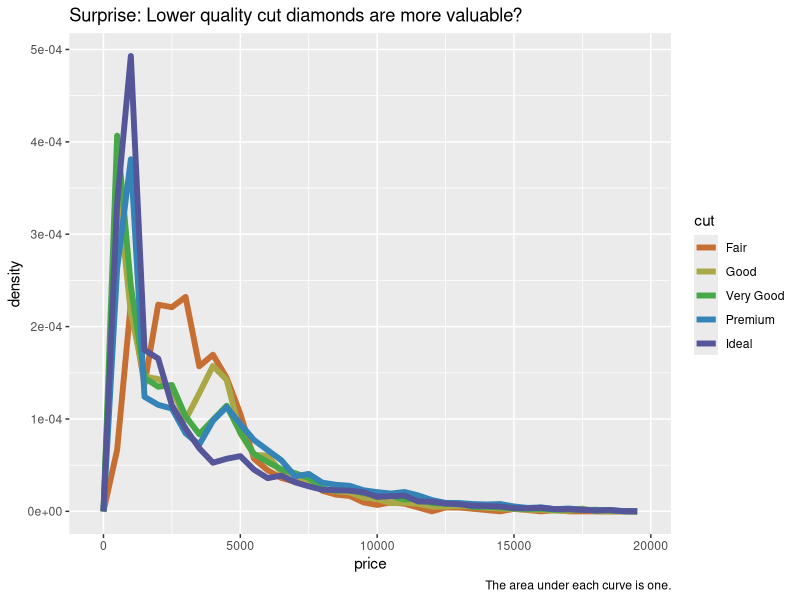
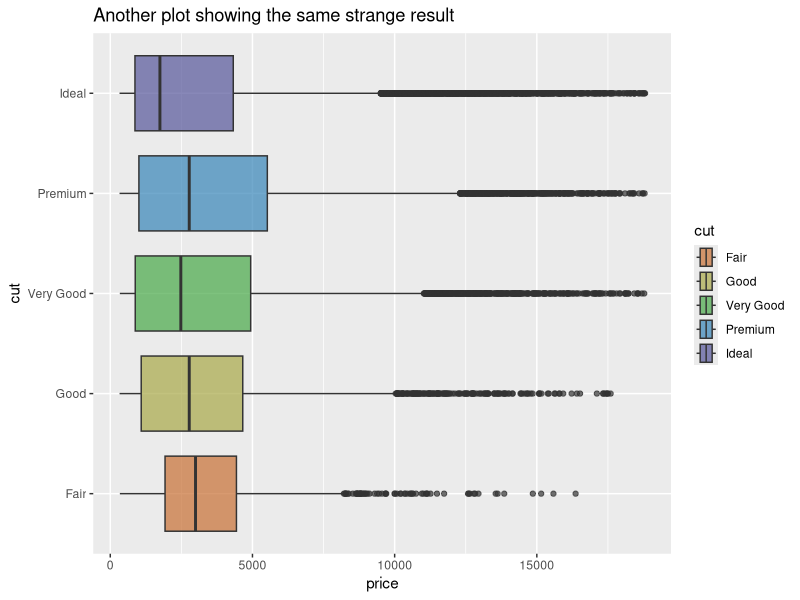
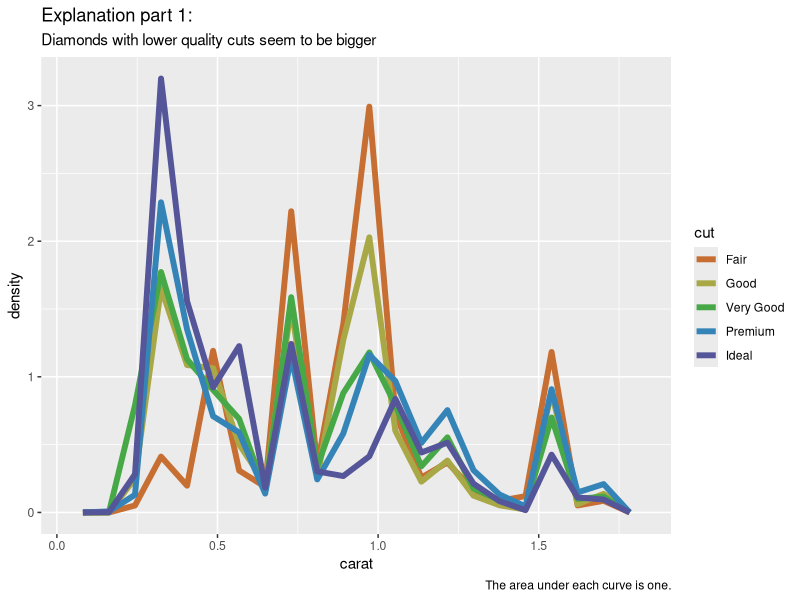
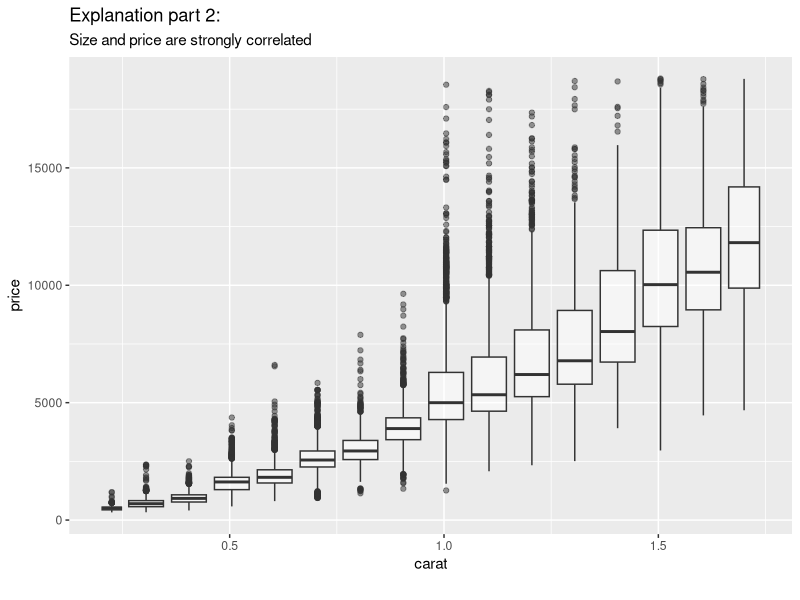
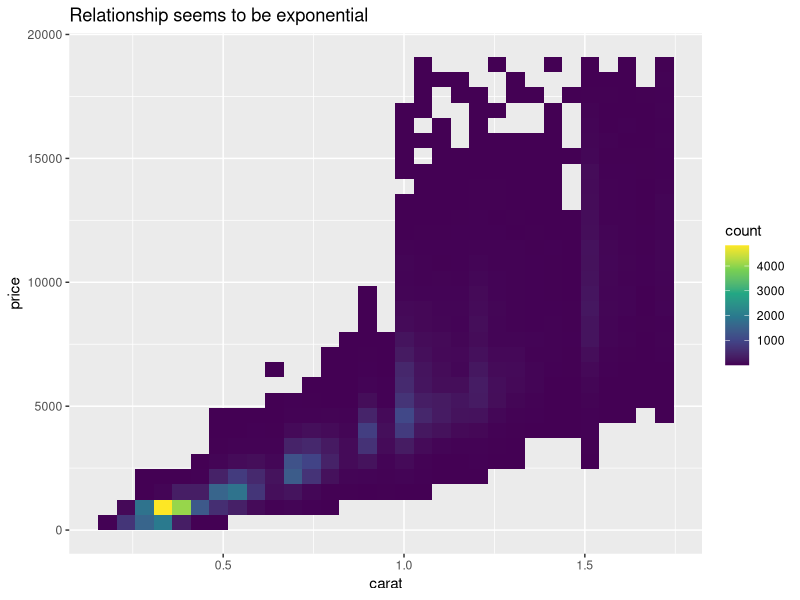
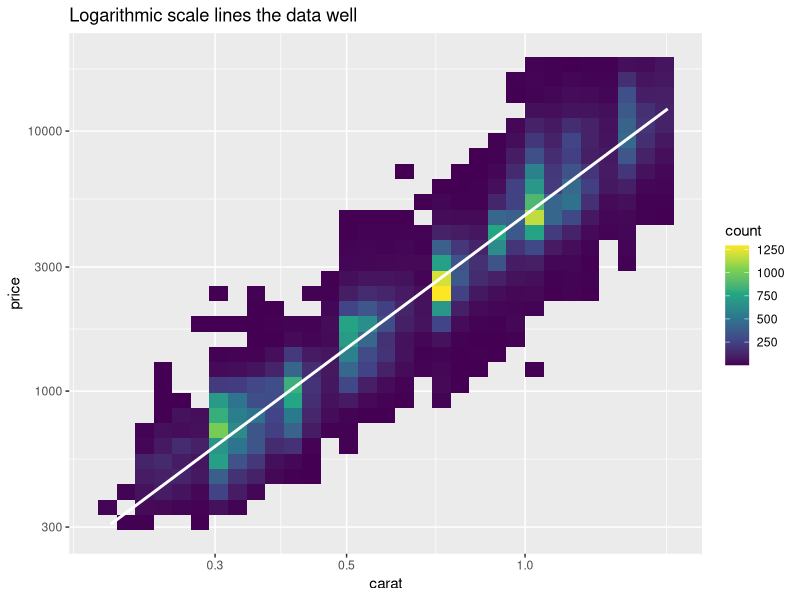
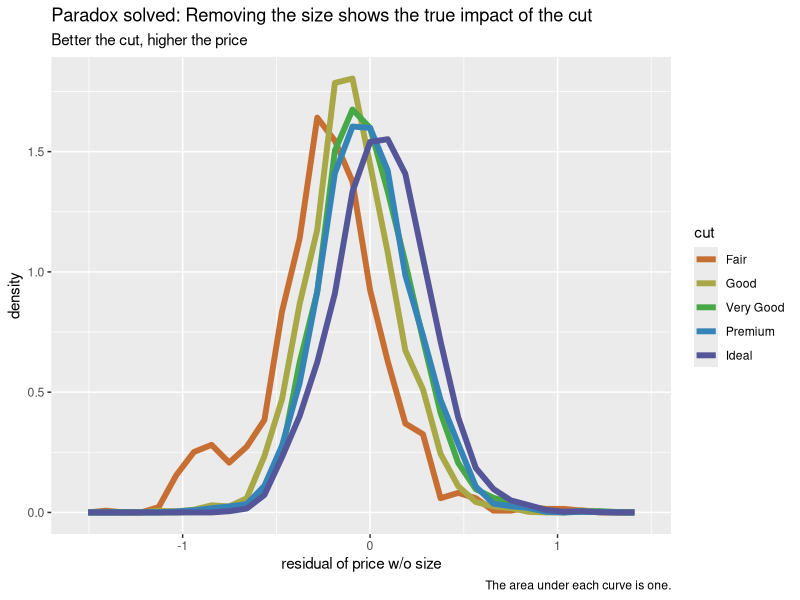
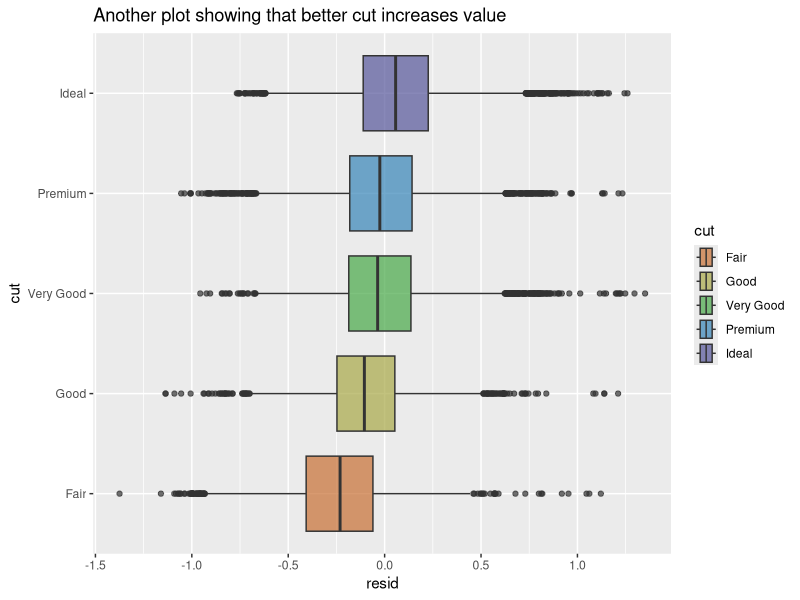

These charts were generated, in order, by the following R code:
## ---- chunk 1
knitr::opts_chunk$set(echo = TRUE)
## ---- chunk 2
library(tidyverse)
library(modelr)

cut_colors = c("#C76E32", "#A8A846", "#46A846",
               "#3584B8", "#555599")
## ---- chunk 3
diamonds |>
  group_by(cut) |>
  slice_max(order_by = price, n = 2)
## ---- chunk 4
d <- diamonds |>
  filter(carat < 1.75)

paste("Only", nrow(diamonds) - nrow(d), "rows were removed.")

## ---- chunk 5
d |>
  group_by(cut) |>
  slice_max(order_by = price, n = 2)
## ---- chunk 6
ggplot(d, aes(price, after_stat(density), colour = cut)) +
  geom_freqpoly(binwidth = 500, size = 2) +
  scale_color_manual(values = cut_colors) +
  labs(title = "Surprise: Lower quality cut diamonds are more valuable?",
       caption = "The area under each curve is one.")
## ---- chunk 7
ggplot(d, mapping = aes(x = price, fill = cut))+
  geom_boxplot(aes(y = cut), alpha = 0.7) +
  scale_fill_manual(values = cut_colors) +
  labs(title = "Another plot showing the same strange result")
## ---- chunk 8
ggplot(d, aes(x = carat, y = after_stat(density))) +
  geom_freqpoly(aes(colour = cut), size = 2, bins = 20) +
  scale_color_manual(values = cut_colors) +
  labs(title = "Explanation part 1:",
       subtitle= "Diamonds with lower quality cuts seem to be bigger",
       caption = "The area under each curve is one.")
## ---- chunk 9
ggplot(d, aes(x = carat, y = price)) + 
  geom_boxplot(aes(group = cut_width(carat, 0.1)), alpha = 0.5) +
  labs(title = "Explanation part 2:",
       subtitle= "Size and price are strongly correlated",
       caption = "")
## ---- chunk 10
ggplot(d, aes(carat, price)) +
  geom_bin2d() +
  scale_fill_continuous(type = "viridis") +
  labs(title = "Relationship seems to be exponential")
## ---- chunk 11
ggplot(d, aes(carat, price)) +
  geom_bin2d() +
  scale_fill_continuous(type = "viridis") +
  geom_smooth(formula = y ~ x, method = "lm", color = "white") +
  scale_x_log10() + 
  scale_y_log10() +
  labs(title = "Logarithmic scale lines the data well")
## ---- chunk 12
model <- lm(log(price) ~ log(carat), d) 
paste0("Linear model for unmodified data gives R-squared of ",
      round(summary(lm(price ~ carat, d))$r.squared, 2),
      ", but the logarithmic data gives ",
      round(summary(model)$r.squared, 2),
      ".")
## ---- chunk 13
d |>
  lm(model, data = _) |>
  modelr::add_residuals(d, model = _) -> d
## ---- chunk 14
slope = summary(model)$coefficients[2]
intercept = summary(model)$coefficients[1]
paste0("The formula given by linear model is ",
       round(slope, 2),
       " * log(carat) + ",
       round(intercept, 2),
       " == log(price). It can explain ",
       round(summary(model)$r.squared[1]*100),
       " % of the variation of a diamond's price.")
## ---- chunk 15
d |>
  slice_min(abs(resid), n = 3, with_ties = FALSE) -> low_resids

d |>
  slice_max(abs(resid), n = 3, with_ties = FALSE) -> high_resids

different_resids <- bind_rows(low_resids, high_resids) |>
  arrange(abs(resid)) |>
  mutate(price_predicted_by_size = round(exp(slope * log(carat) + intercept))) |>
  mutate(resid = round(resid, 5)) |>
  select(carat:clarity, resid, price, price_predicted_by_size)

different_resids
  
## ---- chunk 16
tibble(residual = rep(c(1, 0.5, 0, -0.5, -1),2),
       carat = c(rep(0.5, 5), rep(1,5))) |>
  mutate(price =
           round(
           exp(residual) * #residual
           exp(slope * log(carat) + intercept) #size
           ))
## ---- chunk 17
ggplot(d, aes(resid, after_stat(density), colour = cut)) +
  geom_freqpoly(bins = 30, size = 2) +
  scale_color_manual(values = cut_colors) +
  labs(title = "Paradox solved: Removing the size shows the true impact of the cut",
       subtitle = "Better the cut, higher the price",
       caption = "The area under each curve is one.",
       x = "residual of price w/o size")
## ---- chunk 18
ggplot(d, mapping = aes(x = resid, fill = cut))+
  geom_boxplot(aes(y = cut), alpha = 0.7) +
  scale_fill_manual(values = cut_colors) +
  labs(title = "Another plot showing that better cut increases value")
